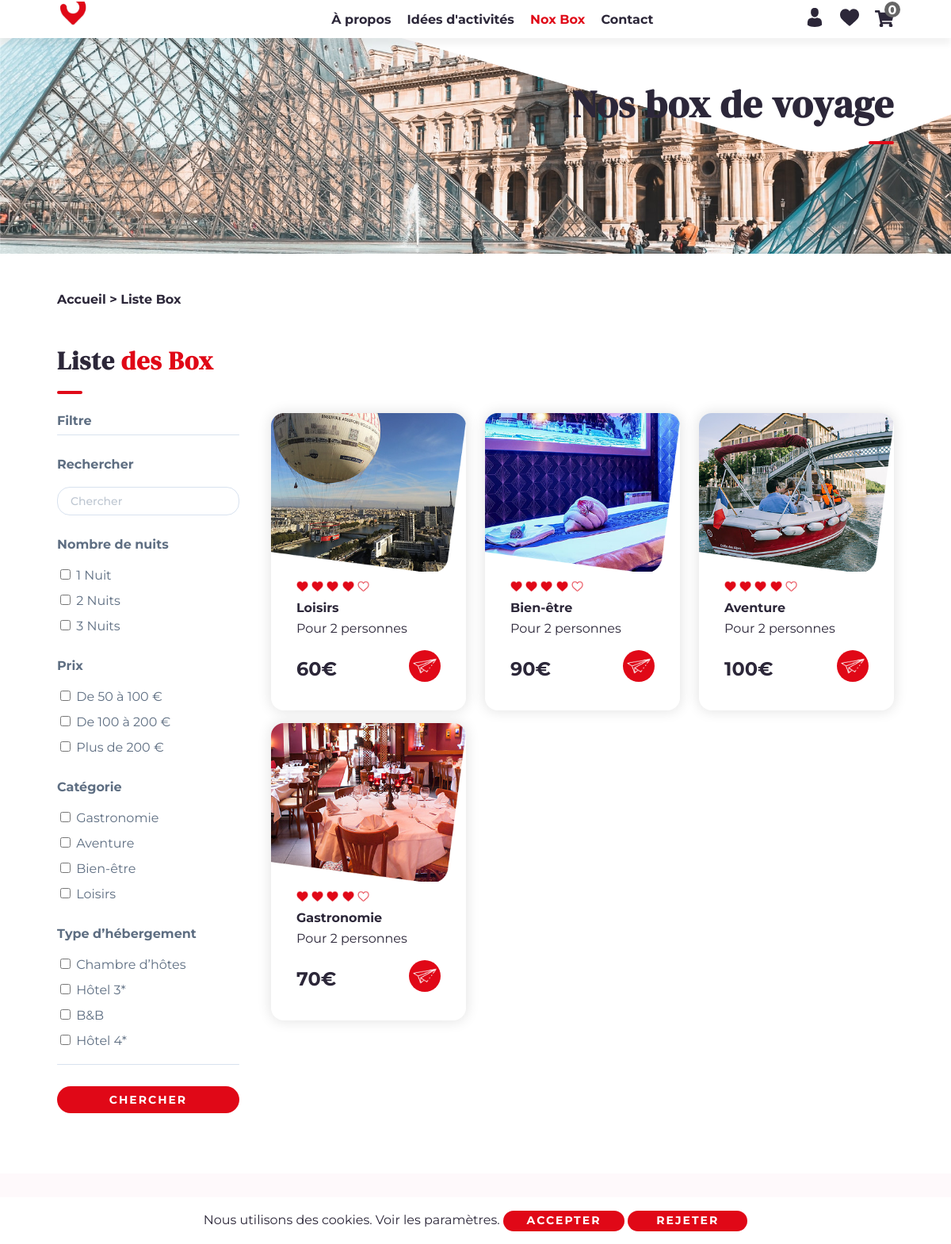
The page /liste-box on the database its author committed.
### tables this page shows
CREATE TABLE `produit` (
  `id_produit` int(11) NOT NULL,
  `titre` varchar(255) NOT NULL,
  `description` text NOT NULL,
  `photo` varchar(255) NOT NULL,
  `prix` float NOT NULL,
  `stock` int(11) NOT NULL
);

### liste-box.php (the view, shortened to what this page needs)
<?php
require_once("include/init.php");
$element_par_page = 12;
$pdo_statement = $pdo_object->prepare("SELECT * FROM produit");
$pdo_statement->execute();
$nb_total_elements = $pdo_statement->rowCount();
$nb_pages = ceil($nb_total_elements / $element_par_page);
if (isset($_GET['page'])) {
    $page_actuelle = $_GET['page'];
    if ($page_actuelle > $nb_pages) {
        $page_actuelle = $nb_pages;
    }
}
else {
    $page_actuelle = 1;
}
$premiere_element = ($page_actuelle - 1) * $element_par_page;
$query_elements = "SELECT * FROM produit ORDER BY id_produit DESC LIMIT " . $premiere_element . ", " . $element_par_page;
$pdo_statement = $pdo_object->prepare($query_elements);
$pdo_statement->execute();
$pdo_statement_2 = $pdo_object->prepare("SELECT * FROM produit");
$pdo_statement_2->execute();
require_once("include/header.php");
?>
        <div id="content_davy">
            <link rel="stylesheet" href="<?= URL ?>/include/css/style_intro_2.css">
            <link rel="stylesheet" href="<?= URL ?>/include/css/style_cadre.css">
            <link rel="stylesheet" href="<?= URL ?>/include/css/style_accordion.css">
            <div class="block_anime_scroll_relative_content_1_davy">
                <img class="anime_scroll_relative_content_1_2_davy anime_scroll_relative_content_1_davy" src="<?= URL ?>/images/fond-menu-2-min.png" alt="Fond menu">
                <div class="anime_scroll_relative_content_1_1_davy anime_scroll_relative_content_1_davy container">
                    <h1>Nos box de voyage</h1>
                    <hr class="float_right_davy anime_scroll_davy">
                </div>
            </div>
            <div class="container mt-5 mb-3">
                <a href="<?= URL ?>" title="Accueil">Accueil > </a> <a href="<?= URL ?>/liste-box" title="Liste Box">Liste Box</a>
            </div>
            <div class="container mt-5 mb-3">
                <h2 class="h2_moyen_davy">Liste <span class="color_red_davy serif_davy">des Box</span></h2>
                <hr class="anime_scroll_davy">
            </div>
            <div class="container">
                <div class="row">
                    <div class="col-lg-3 col-md-4 mb-3">
                        <form method="post" enctype="multipart/form-data" class="color_gris_davy pe-3">
                            <strong>Filtre</strong>
                            <hr class="hr_admin_davy"><br>
                            <strong>Rechercher</strong><br><br>
                            <input type="text" id="mot_chercher" name="mot_chercher" placeholder="Chercher" class="width_full_davy mb-2" onkeyup="ajax_davy('content_produit_davy', 'liste-box-ajax.php?chercher=', this.value)"><br><br>
                            <div class="panel_davy desactive_accordion">
                                <strong>Nombre de nuits</strong><br><br>
                                <input type="checkbox" id="1_nuit" name="1_nuit" value="1 Nuit">
                                <label for="1_nuit">1 Nuit</label><br>
                                <input type="checkbox" id="2_nuits" name="2_nuits" value="2 Nuits">
                                <label for="2_nuits">2 Nuits</label><br>
                                <input type="checkbox" id="3_nuits" name="3_nuits" value="3 Nuits">
                                <label for="3_nuits">3 Nuits</label><br><br>
                                <strong>Prix</strong><br><br>
                                <input type="checkbox" id="de_50_a_100" name="de_50_a_100" value="De 50 à 100 €">
                                <label for="de_50_a_100">De 50 à 100 €</label><br>
                                <input type="checkbox" id="de_100_a_200" name="de_100_a_200" value="De 100 à 200 €">
                                <label for="de_100_a_200">De 100 à 200 €</label><br>
                                <input type="checkbox" id="plus_de_200" name="plus_de_200" value="Plus de 200 €">
                                <label for="plus_de_200">Plus de 200 €</label><br><br>
                                <strong>Catégorie</strong><br><br>
                                <input type="checkbox" id="gastronomie" name="gastronomie" value="Gastronomie">
                                <label for="gastronomie">Gastronomie</label><br>
                                <input type="checkbox" id="aventure" name="aventure" value="Aventure">
                                <label for="aventure">Aventure</label><br>
                                <input type="checkbox" id="bien_etre" name="bien_etre" value="Bien-être">
                                <label for="bien_etre">Bien-être</label><br>
                                <input type="checkbox" id="loisirs" name="loisirs" value="Loisirs">
                                <label for="loisirs">Loisirs</label><br><br>
                                <strong>Type d’hébergement</strong><br><br>
                                <input type="checkbox" id="chambre_hotes" name="chambre_hotes" value="Chambre d’hôtes">
                                <label for="chambre_hotes">Chambre d’hôtes</label><br>
                                <input type="checkbox" id="hotel_3" name="hotel_3" value="Hotel 3*">
                                <label for="hotel_3">Hôtel 3*</label><br>
                                <input type="checkbox" id="B_B" name="B_B" value="B&B">
                                <label for="B_B">B&B</label><br>
                                <input type="checkbox" id="hotel_4" name="hotel_4" value="Hotel 4*">
                                <label for="hotel_4">Hôtel 4*</label><br>
                            </div>
                            <hr class="hr_admin_davy"><br>
                            <a aria-label="Valider" class="bouton_anim_davy bouton_envoyer width_full_davy" data-text="Chercher" title="Chercher">
                                <input type="submit" id="chercher" name="chercher" value="Chercher" class="bouton_submit">
                            </a><br>
                        </form>
                    </div>
                    <div class="col-lg-9 col-md-8 mb-3">
                        <div id="content_produit_davy" class="row">
                        <?php if (isset($_POST['chercher'])) : ?>
                            <?php while ($produit_chercher_array = $pdo_statement_2->fetch(PDO::FETCH_ASSOC)) : ?>
                            <?php if ((!empty($_POST['gastronomie']) && ((find_davy($produit_chercher_array["titre"], $_POST['gastronomie']) == 1))) || (!empty($_POST['aventure']) && ((find_davy($produit_chercher_array["titre"], $_POST['aventure']) == 1))) || (!empty($_POST['bien_etre']) && ((find_davy($produit_chercher_array["titre"], $_POST['bien_etre']) == 1))) || (!empty($_POST['loisirs']) && ((find_davy($produit_chercher_array["titre"], $_POST['loisirs']) == 1))) || (!empty($_POST['mot_chercher']) && ((find_davy($produit_chercher_array["titre"], $_POST['mot_chercher']) == 1) || (find_davy($produit_chercher_array["description"], $_POST['mot_chercher']) == 1)))) : ?>
                            <div class="col-lg-4 col-md-6 mb-3">
                                <div class="cadre_davy">
                                    <div class="image_cadre_davy">
                                        <img src="<?= URL ?>/images/<?= $produit_chercher_array['photo'] ?>" class="image_cadre_2_davy" alt="<?= $produit_chercher_array['photo'] ?>">
                                        <img src="<?= URL ?>/images/cadre-2-min.png" class="image_cadre_1_davy" alt="Cadre">
                                    </div>
                                    <p class="texte_cadre_davy">
                                        <img src="<?= URL ?>/images/icon-coeur-min.png" class="image_cadre_note_davy" alt="Icon coeur">
                                        <img src="<?= URL ?>/images/icon-coeur-min.png" class="image_cadre_note_davy" alt="Icon coeur">
                                        <img src="<?= URL ?>/images/icon-coeur-min.png" class="image_cadre_note_davy" alt="Icon coeur">
                                        <img src="<?= URL ?>/images/icon-coeur-min.png" class="image_cadre_note_davy" alt="Icon coeur">
                                        <img src="<?= URL ?>/images/icon-coeur-vide-min.png" class="image_cadre_note_davy" alt="Icon coeur">
                                        <br>
                                        <strong><?= $produit_chercher_array['titre'] ?></strong><br>
                                        Pour 2 personnes<br><br>
                                        <strong class="prix_cadre_davy"><?= $produit_chercher_array['prix'] ?>€</strong>
                                        <a href="<?= URL ?>/box=<?= $produit_chercher_array['id_produit'] ?>" title="<?= URL ?>/box=<?= $produit_chercher_array['id_produit'] ?>"><i class="icon_cadre_davy"><img src="<?= URL ?>/images/icon-voir-min.png" class="image_cadre_icon_davy" alt="Icon voir"></i></a>
                                    </p>
                                </div>
                            </div>
                            <?php endif; ?>
                            <?php endwhile; ?>
                        <?php else : ?>
                            <?php if ($pdo_statement->rowCount() > 0) : ?>
                            <?php while ($produit_array = $pdo_statement->fetch(PDO::FETCH_ASSOC)) : ?>
                            <div class="col-lg-4 col-md-6 mb-3">
                                <div class="cadre_davy">
                                    <div class="image_cadre_davy">
                                        <img src="<?= URL ?>/images/cadre-2-min.png" class="image_cadre_1_davy" alt="Cadre">
                                    </div>
                                    <p class="texte_cadre_davy">
                                        <img src="<?= URL ?>/images/icon-coeur-min.png" class="image_cadre_note_davy" alt="Icon coeur">
                                        <img src="<?= URL ?>/images/icon-coeur-min.png" class="image_cadre_note_davy" alt="Icon coeur">
                                        <img src="<?= URL ?>/images/icon-coeur-min.png" class="image_cadre_note_davy" alt="Icon coeur">
                                        <img src="<?= URL ?>/images/icon-coeur-min.png" class="image_cadre_note_davy" alt="Icon coeur">
                                        <img src="<?= URL ?>/images/icon-coeur-vide-min.png" class="image_cadre_note_davy" alt="Icon coeur">
                                        <br>
                                        <strong><?= $produit_array['titre'] ?></strong><br>
                                        Pour 2 personnes<br><br>
                                        <strong class="prix_cadre_davy"><?= $produit_array['prix'] ?>€</strong>
                                        <a href="<?= URL ?>/box=<?= $produit_array['id_produit'] ?>" title="<?= URL ?>/box=<?= $produit_array['id_produit'] ?>"><i class="icon_cadre_davy"><img src="<?= URL ?>/images/icon-voir-min.png" class="image_cadre_icon_davy" alt="Icon voir"></i></a>
                                    </p>
                                </div>
                            </div>
                            <?php endwhile; ?>
                            <?php else : ?>
                            <p>Aucun produit</p>
                            <?php endif; ?>
                        <?php endif; ?>
                        </div>
                    </div>
                </div>
            </div>
        </div>
<?php
require_once("include/footer.php");
?>

### include/css/style_bouton.css (style rules this page uses)
.bouton_anim_davy { color: white; background: #E00817; display: inline-block; position: relative; text-align: center; text-decoration: none; width: 250px; font-size: 14px; font-weight: 700; padding: 8px 0px; border-radius: 32px; }
.bouton_anim_davy:before { content: attr(data-text); text-transform: uppercase; position: absolute; transform: translate(0px, 0px); left: 0; width: 100%; font-size: 14px; letter-spacing: 2px; opacity: 1; transition: 0.25s cubic-bezier(0.5, -1, 0.5, 2); }
.bouton_envoyer { position: relative; }
.bouton_submit { cursor: pointer; color: rgba(0, 0, 0, 0); background: rgba(0, 0, 0, 0); position: absolute; border: none; top: 0; left: 0; height: 100%; width: 100%; }

### include/css/style.css (style rules this page uses)
* { box-sizing: border-box; font-family: 'Montserrat', sans-serif; }
html { scroll-behavior: smooth; }
body { color: #2c2739; margin: 0; }
h1, h2 { font-family: 'DM Serif Display', serif; font-size: 48px; font-weight: 900; letter-spacing: 1px; line-height: 1.3em; margin: 0; }
.h1_moyen_davy, .h2_moyen_davy { font-size: 32px; font-weight: 700; }
p, a { font-size: 16px; }
p { line-height: 1.6em; }
a { color: #2c2739; text-decoration: none; cursor: pointer; font-weight: 700; }
label { display: inline-block; margin-bottom: 12px; }
input, textarea, select, .input_davy { color: #2c2739; border: 1px solid #d8e2ef; font-size: 14px; font-weight: 500; padding: 8px 16px; border-radius: 16px; }
input::placeholder, textarea::placeholder { color: #bdc6d1; font-weight: 500; }
input[type=submit] { cursor: pointer; }
hr { background: #E00A18; border: 0; height: 4px; width: 32px; margin: 16px 0px 24px 0px; border-radius: 32px; }
.hr_admin_davy { background: #d8e2ef; border: 0; height: 1px; width: 100%; margin: 8px 0px; border-radius: 32px; }
.serif_davy { font-family: 'DM Serif Display', serif; }
.color_red_davy { color: #E00817; }
.color_gris_davy { color: #5e6e82; }
.float_right_davy { float: right; }
.width_full_davy { width: 100%; }
.container { width: 90%; }

### include/css/style_intro_2.css (style rules this page uses)
.block_anime_scroll_relative_content_1_davy { overflow: hidden; position: relative; background-image: url(../../images/fond-min.jpg); background-position: center; background-repeat: no-repeat; background-size: cover; height: 40vh; }
.anime_scroll_relative_content_1_1_davy { position: absolute; transform: translate(-50%, 100px); text-align: right; top: 0%; left: 50%; }
.anime_scroll_relative_content_1_2_davy { position: absolute; top: 0%; right: 0%; min-width: 100vw; max-height: 40vh; }
.anime_scroll_relative_content_1_2_davy { animation: anime_scroll_relative_content_1_2 1s linear infinite; }
.anime_scroll_relative_content_1_davy { animation-play-state: paused; animation-fill-mode: both; animation-iteration-count: 1; animation-delay: calc(var(--scroll_relative_content_1) * -1s); }

### include/css/style_cadre.css (style rules this page uses)
.cadre_davy { position: relative; display: inline-block; overflow: hidden; width: 100%; height: 100%; border-radius: 16px; box-shadow: 0px 0px 16px 2px rgba(0, 0, 0, 0.1); }
.image_cadre_davy { position: relative; overflow: hidden; width: 100%; height: 200px; }
.image_cadre_1_davy, .image_cadre_2_davy { position: absolute; min-height: 100%; min-width: 102%; max-height: 150%; max-width: 150%; }
.image_cadre_1_davy { transform: translate(0.5%, 0.5%); right: 0%; bottom: 0%; }
.texte_cadre_davy { position: relative; margin: 8px 32px 32px 32px; }
.icon_cadre_davy { background: #E00817; position: absolute; right: 0; bottom: 0; width: 40px; height: 40px; border-radius: 32px; }
.prix_cadre_davy { font-size: 24px; }
.image_cadre_icon_davy { position: absolute; transform: translate(5px, 5px); width: 30px; height: 30px; }
.image_cadre_note_davy { width: 15px; height: 15px; }

### include/css/style_accordion.css (style rules this page uses)
.desactive_accordion { display: block; }

### rows shown on the page
produit: titre "Loisirs", prix "60"
produit: titre "Bien-être", prix "90"
produit: titre "Aventure", prix "100"
produit: titre "Gastronomie", prix "70"
